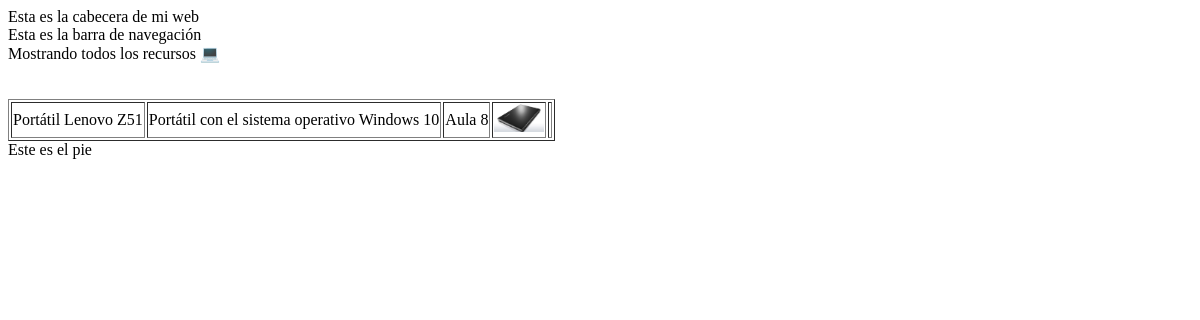
Before: / with the older database file.
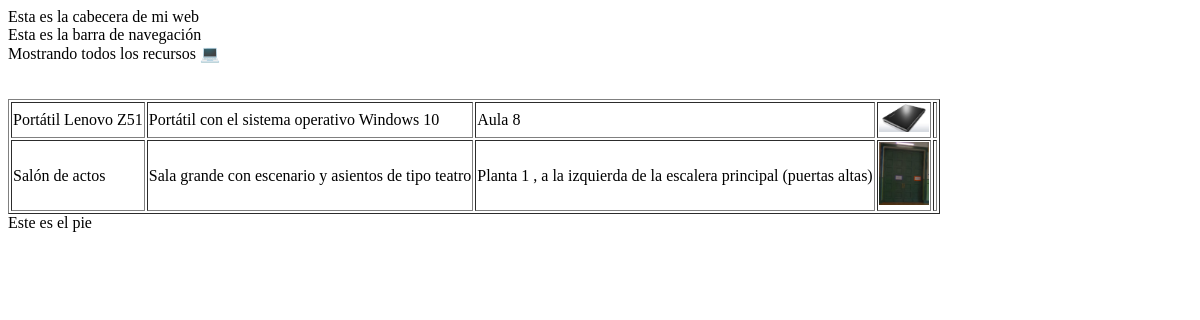
After: the same page with the newer database file.
### tables this page shows
CREATE TABLE IF NOT EXISTS `resources` (
  `id` int NOT NULL AUTO_INCREMENT,
  `name` varchar(500) NOT NULL,
  `description` varchar(500) NOT NULL,
  `location` varchar(500) NOT NULL,
  `image` varchar(1000) NOT NULL,
  PRIMARY KEY (`id`)
);

### view.php (called while the page is built)
<?php
class View
{
	public function show($viewName, $data = null)
	{
		include("views/header.php");
		include("views/$viewName.php");
		include("views/footer.php");
	}
}

### controller.php (called while the page is built, shortened)
<?php
include ("view.php");
class Controller
{
    private $view, $user;
    public function __construct()
    {
        $this->view = new View();
    }
    public function showAllResources(){
        $data['resources'] = DB::dataQuery("SELECT * FROM resources;");
        $this->view->show("allResources" , $data);
    }
}

### index.php (called while the page is built)
<?php
include("controller.php");
$controller = new Controller();
if (!isset($_REQUEST['action'])) {
    $action = "showAllResources";
} else {
    $action = $_REQUEST['action'];
}
$controller->$action();

### models/db.php (called while the page is built, shortened)
<?php
class DB {
    private static $connection;
    public static function createConnection() {
        self::$connection = new mysqli(Config::$dbhost, Config::$dbuser, Config::$dbpass, Config::$dbname);
        if (self::$connection->connect_errno) return false;
        else return true;
    }
    public static function dataQuery($sql) {
        $res = self::$connection->query($sql);
        $resArray = array();
        if ($res->num_rows > 0) {
            while ($row = $res->fetch_array()) {
                $resArray[] = $row;
            }
        } else {
            $resArray = null;
        }
        return $resArray;
    }
}

### views/allResources.php (the view)
<?php
echo "Mostrando todos los recursos 💻";
echo "<br/> <br/><br/>";
echo "<table border=1>";
foreach ($data['resources'] as $resources) {
    echo "<tr>";
    echo "<td>" . $resources['name'] . "</td>";
    echo "<td>" . $resources['description'] . "</td>";
    echo "<td>" . $resources['location'] . "</td>";
    echo "<td>" . "<img src='" . $resources['image'] . "' width='50px'/>" . "</td>";
    echo "<td>";
    echo "</td>";
    echo "</tr>";
}
echo "</table>";

### views/header.php (shortened to what this page needs)
<!DOCTYPE html>
<html lang="es-ES">
<head>
</head>
<body>
    <div class='header'>
        Esta es la cabecera de mi web
    </div>
    <div class='nav'>
        Esta es la barra de navegación<br>
    </div>
    <div class='container'>

### views/footer.php
    </div>
    <div class='footer'>
        Este es el pie
    </div
</body>
</html>

Changed rows visible on the page:
added resources: name "Salón de actos", description "Sala grande con escenario y asientos de tipo teatro", location "Planta 1 , a la izquierda de la escalera principal (puertas altas)", image (picture)
